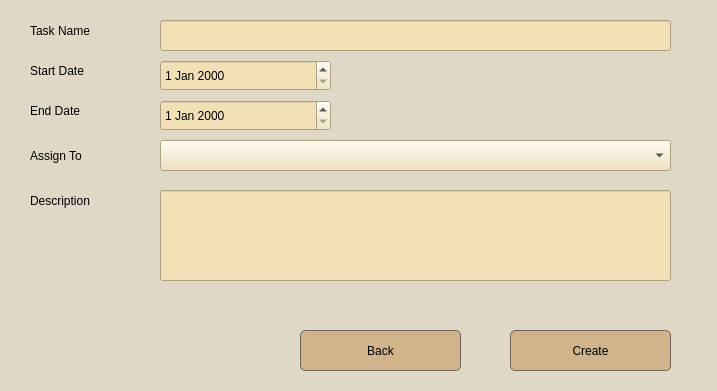
<?xml version="1.0" encoding="UTF-8"?>
<ui version="4.0">
 <class>Form</class>
 <widget class="QWidget" name="Form">
  <property name="geometry">
   <rect>
    <x>0</x>
    <y>0</y>
    <width>717</width>
    <height>391</height>
   </rect>
  </property>
  <property name="windowTitle">
   <string>Form</string>
  </property>
  <property name="styleSheet">
   <string notr="true">background-color: #e0d8c7;</string>
  </property>
  <widget class="QLineEdit" name="lineEdit">
   <property name="geometry">
    <rect>
     <x>160</x>
     <y>20</y>
     <width>511</width>
     <height>31</height>
    </rect>
   </property>
   <property name="styleSheet">
    <string notr="true">background: #F1E0B6;</string>
   </property>
  </widget>
  <widget class="QLabel" name="label">
   <property name="geometry">
    <rect>
     <x>30</x>
     <y>10</y>
     <width>81</width>
     <height>41</height>
    </rect>
   </property>
   <property name="styleSheet">
    <string notr="true">font: 12pt  &quot;Times New Roman&quot;;
</string>
   </property>
   <property name="text">
    <string>Task Name</string>
   </property>
  </widget>
  <widget class="QLabel" name="label_3">
   <property name="geometry">
    <rect>
     <x>30</x>
     <y>50</y>
     <width>61</width>
     <height>41</height>
    </rect>
   </property>
   <property name="styleSheet">
    <string notr="true">font: 12pt  &quot;Times New Roman&quot;;
</string>
   </property>
   <property name="text">
    <string>Start Date</string>
   </property>
  </widget>
  <widget class="QLabel" name="label_4">
   <property name="geometry">
    <rect>
     <x>30</x>
     <y>90</y>
     <width>71</width>
     <height>41</height>
    </rect>
   </property>
   <property name="styleSheet">
    <string notr="true">font: 12pt  &quot;Times New Roman&quot;;
</string>
   </property>
   <property name="text">
    <string>End Date</string>
   </property>
  </widget>
  <widget class="QLabel" name="label_7">
   <property name="geometry">
    <rect>
     <x>30</x>
     <y>180</y>
     <width>121</width>
     <height>41</height>
    </rect>
   </property>
   <property name="styleSheet">
    <string notr="true">font: 12pt  &quot;Times New Roman&quot;;
</string>
   </property>
   <property name="text">
    <string>Description</string>
   </property>
  </widget>
  <widget class="QPushButton" name="pushButton">
   <property name="geometry">
    <rect>
     <x>510</x>
     <y>330</y>
     <width>161</width>
     <height>41</height>
    </rect>
   </property>
   <property name="styleSheet">
    <string notr="true">#pushButton {
    background-color: #D2B48C; 
    color: #00000; 
    padding: 10px 20px; 
    border: 1px solid #736357; 
    border-radius: 5px; 
}

#pushButton:hover {
    background-color: #F1E0B6; 
}

#pushButton:pressed {
    background-color: #1f618d;
}
</string>
   </property>
   <property name="text">
    <string>Create</string>
   </property>
  </widget>
  <widget class="QLineEdit" name="lineEdit_5">
   <property name="geometry">
    <rect>
     <x>160</x>
     <y>190</y>
     <width>511</width>
     <height>91</height>
    </rect>
   </property>
   <property name="styleSheet">
    <string notr="true">background: #F1E0B6;</string>
   </property>
   <property name="text">
    <string/>
   </property>
  </widget>
  <widget class="QDateEdit" name="dateEdit">
   <property name="geometry">
    <rect>
     <x>160</x>
     <y>100</y>
     <width>171</width>
     <height>31</height>
    </rect>
   </property>
   <property name="styleSheet">
    <string notr="true">background: #F1E0B6;</string>
   </property>
  </widget>
  <widget class="QDateEdit" name="dateEdit_2">
   <property name="geometry">
    <rect>
     <x>160</x>
     <y>60</y>
     <width>171</width>
     <height>31</height>
    </rect>
   </property>
   <property name="styleSheet">
    <string notr="true">background: #F1E0B6;</string>
   </property>
  </widget>
  <widget class="QComboBox" name="comboBox">
   <property name="geometry">
    <rect>
     <x>160</x>
     <y>140</y>
     <width>511</width>
     <height>31</height>
    </rect>
   </property>
   <property name="styleSheet">
    <string notr="true">background: #F1E0B6;</string>
   </property>
  </widget>
  <widget class="QLabel" name="label_2">
   <property name="geometry">
    <rect>
     <x>30</x>
     <y>140</y>
     <width>81</width>
     <height>31</height>
    </rect>
   </property>
   <property name="styleSheet">
    <string notr="true">font: 12pt  &quot;Times New Roman&quot;;
</string>
   </property>
   <property name="text">
    <string>Assign To</string>
   </property>
  </widget>
  <widget class="QPushButton" name="pushButton_2">
   <property name="geometry">
    <rect>
     <x>300</x>
     <y>330</y>
     <width>161</width>
     <height>41</height>
    </rect>
   </property>
   <property name="styleSheet">
    <string notr="true">#pushButton_2{
    background-color: #D2B48C; /* Blue background color for the button */
    color: #00000; /* White text color */
    padding: 10px 20px; /* Add padding to the button */
    border: 1px solid #736357; /* Border color */
    border-radius: 5px; /* Slightly rounded corners */
}

#pushButton_2:hover {
    background-color: #F1E0B6; /* Darker blue on hover */
}

#pushButton_2:pressed {
    background-color: #1f618d; /* Even darker blue when pressed */
}
</string>
   </property>
   <property name="text">
    <string>Back</string>
   </property>
  </widget>
 </widget>
 <resources/>
 <connections/>
</ui>
